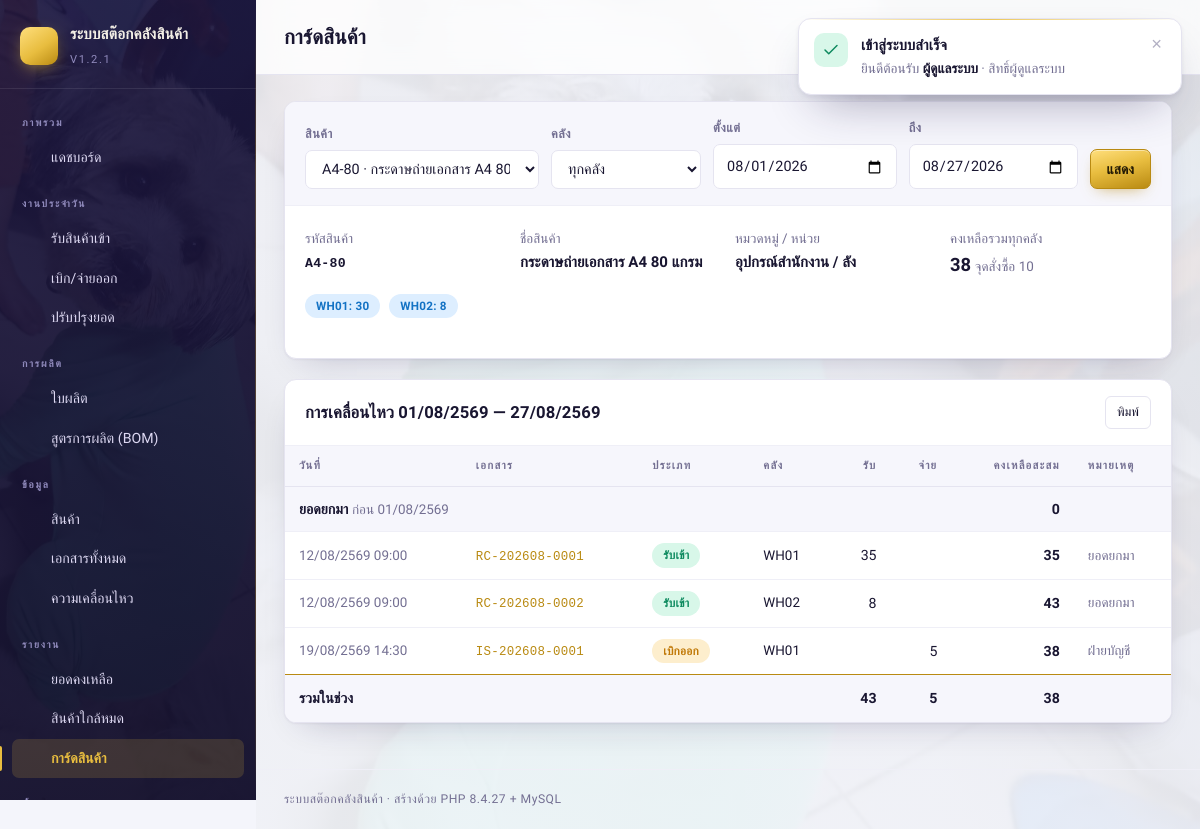
Screenshot of /index.php?p=stock_card (signed in) with the database file from the repository.
### tables this page shows
CREATE TABLE `products` (
  `id` int(10) unsigned NOT NULL AUTO_INCREMENT,
  `sku` varchar(50) NOT NULL,
  `barcode` varchar(50) DEFAULT NULL,
  `name` varchar(200) NOT NULL,
  `product_type` enum('MAT','WIP','FG','PACK','OTHER') NOT NULL DEFAULT 'FG',
  `category_id` int(10) unsigned DEFAULT NULL,
  `unit_id` int(10) unsigned DEFAULT NULL,
  `cost_price` decimal(14,2) NOT NULL DEFAULT '0.00',
  `sell_price` decimal(14,2) NOT NULL DEFAULT '0.00',
  `min_stock` decimal(14,3) NOT NULL DEFAULT '0.000',
  `note` varchar(255) DEFAULT NULL,
  `is_active` tinyint(1) NOT NULL DEFAULT '1',
  `created_at` datetime NOT NULL DEFAULT CURRENT_TIMESTAMP,
  `updated_at` datetime NOT NULL DEFAULT CURRENT_TIMESTAMP ON UPDATE CURRENT_TIMESTAMP,
  PRIMARY KEY (`id`),
  UNIQUE KEY `uq_products_sku` (`sku`),
  KEY `idx_products_barcode` (`barcode`),
  KEY `idx_products_name` (`name`),
  KEY `idx_products_type` (`product_type`),
  KEY `fk_products_category` (`category_id`),
  KEY `fk_products_unit` (`unit_id`),
  CONSTRAINT `fk_products_category` FOREIGN KEY (`category_id`) REFERENCES `categories` (`id`) ON DELETE SET NULL,
  CONSTRAINT `fk_products_unit` FOREIGN KEY (`unit_id`) REFERENCES `units` (`id`) ON DELETE SET NULL
);

CREATE TABLE `categories` (
  `id` int(10) unsigned NOT NULL AUTO_INCREMENT,
  `name` varchar(120) NOT NULL,
  `note` varchar(255) DEFAULT NULL,
  `created_at` datetime NOT NULL DEFAULT CURRENT_TIMESTAMP,
  PRIMARY KEY (`id`),
  UNIQUE KEY `uq_categories_name` (`name`)
);

CREATE TABLE `units` (
  `id` int(10) unsigned NOT NULL AUTO_INCREMENT,
  `name` varchar(50) NOT NULL,
  `created_at` datetime NOT NULL DEFAULT CURRENT_TIMESTAMP,
  PRIMARY KEY (`id`),
  UNIQUE KEY `uq_units_name` (`name`)
);

CREATE TABLE `warehouses` (
  `id` int(10) unsigned NOT NULL AUTO_INCREMENT,
  `code` varchar(20) NOT NULL,
  `name` varchar(120) NOT NULL,
  `address` varchar(255) DEFAULT NULL,
  `is_active` tinyint(1) NOT NULL DEFAULT '1',
  `created_at` datetime NOT NULL DEFAULT CURRENT_TIMESTAMP,
  PRIMARY KEY (`id`),
  UNIQUE KEY `uq_warehouses_code` (`code`)
);

CREATE TABLE `stock_movements` (
  `id` bigint(20) unsigned NOT NULL AUTO_INCREMENT,
  `doc_id` int(10) unsigned DEFAULT NULL,
  `doc_no` varchar(30) NOT NULL,
  `doc_type` enum('IN','OUT','TRANSFER','ADJUST','VOID','PROD') NOT NULL,
  `product_id` int(10) unsigned NOT NULL,
  `warehouse_id` int(10) unsigned NOT NULL,
  `qty_change` decimal(14,3) NOT NULL,
  `balance_after` decimal(14,3) NOT NULL,
  `unit_cost` decimal(14,2) NOT NULL DEFAULT '0.00',
  `note` varchar(255) DEFAULT NULL,
  `user_id` int(10) unsigned DEFAULT NULL,
  `moved_at` datetime NOT NULL DEFAULT CURRENT_TIMESTAMP,
  PRIMARY KEY (`id`),
  KEY `idx_mv_product_time` (`product_id`,`moved_at`),
  KEY `idx_mv_wh` (`warehouse_id`),
  KEY `idx_mv_doc` (`doc_id`),
  CONSTRAINT `fk_mv_doc` FOREIGN KEY (`doc_id`) REFERENCES `stock_docs` (`id`) ON DELETE SET NULL,
  CONSTRAINT `fk_mv_product` FOREIGN KEY (`product_id`) REFERENCES `products` (`id`),
  CONSTRAINT `fk_mv_wh` FOREIGN KEY (`warehouse_id`) REFERENCES `warehouses` (`id`)
);

### index.php (called while the page is built, shortened)
<?php
require_once __DIR__ . '/includes/layout.php';
$page = (string)inp('p', 'dashboard');
$file = __DIR__ . '/pages/' . $page . '.php';
require $file;

### includes/db.php (called while the page is built, shortened)
<?php
function db(): PDO
{
    static $pdo = null;
    if ($pdo instanceof PDO) {
        return $pdo;
    }
    $dsn = sprintf('mysql:host=%s;port=%s;dbname=%s;charset=%s', DB_HOST, DB_PORT, DB_NAME, DB_CHARSET);
    try {
        $pdo = new PDO($dsn, DB_USER, DB_PASS, [
            PDO::ATTR_ERRMODE            => PDO::ERRMODE_EXCEPTION,
            PDO::ATTR_DEFAULT_FETCH_MODE => PDO::FETCH_ASSOC,
            PDO::ATTR_EMULATE_PREPARES   => false,
            PDO::ATTR_STRINGIFY_FETCHES  => false,
        ]);
    } catch (PDOException $e) {
        http_response_code(500);
        db_fail_page($e->getMessage());
    }
    return $pdo;
}
function q(string $sql, array $params = []): PDOStatement
{
    $st = db()->prepare($sql);
    $st->execute($params);
    return $st;
}
function q1(string $sql, array $params = []): ?array
{
    $row = q($sql, $params)->fetch();
    return $row === false ? null : $row;
}
function qa(string $sql, array $params = []): array
{
    return q($sql, $params)->fetchAll();
}
function qv(string $sql, array $params = [], $default = null)
{
    $v = q($sql, $params)->fetchColumn();
    return $v === false ? $default : $v;
}

### pages/stock_card.php (the view, shortened to what this page needs)
<?php
require_once __DIR__ . '/../includes/layout.php';
$pid  = inp_int('id', 0);
$whId = inp_int('wh');
$from = (string)inp('from', date('Y-m-01'));
$to   = (string)inp('to', date('Y-m-d'));
$products = qa('SELECT id, sku, name FROM products ORDER BY sku');
if (!$pid && $products) {
    $pid = (int)$products[0]['id'];
}
$prod = $pid ? q1(
    'SELECT p.*, c.name AS cat_name, u.name AS unit_name
       FROM products p
       LEFT JOIN categories c ON c.id = p.category_id
       LEFT JOIN units u ON u.id = p.unit_id
      WHERE p.id = ?', [$pid]) : null;
$balances = qa(
    'SELECT w.id, w.code, w.name, COALESCE(b.qty,0) AS qty
       FROM warehouses w
       LEFT JOIN stock_balances b ON b.warehouse_id = w.id AND b.product_id = ?
      WHERE w.is_active = 1 ORDER BY w.code', [$pid]);
$totalQty = 0;
foreach ($balances as $b) { $totalQty += (float)$b['qty']; }
$argsB = [$pid, $from];
$whSql = $whId ? ' AND m.warehouse_id = ?' : '';
$opening = (float)qv(
    "SELECT COALESCE(SUM(m.qty_change),0) FROM stock_movements m
      WHERE m.product_id = ? AND DATE(m.moved_at) < ? $whSql", $argsB);
$argsM = [$pid, $from, $to];
$moves = qa(
    "SELECT m.*, w.code AS wh_code, u.fullname
       FROM stock_movements m
       JOIN warehouses w ON w.id = m.warehouse_id
       LEFT JOIN users u ON u.id = m.user_id
      WHERE m.product_id = ? AND DATE(m.moved_at) BETWEEN ? AND ? $whSql
      ORDER BY m.id", $argsM);
$run = $opening;
$sumIn = $sumOut = 0.0;
?>
<div class="card">
  <form method="get" class="filters">
    <label class="grow">สินค้า
      <select name="id" data-autosubmit>
        <?php foreach ($products as $p): ?>
          <option value="<?= (int)$p['id'] ?>" <?= $pid === (int)$p['id'] ? 'selected' : '' ?>>
            <?= h($p['sku'] . ' · ' . $p['name']) ?></option>
        <?php endforeach; ?>
      </select>
    </label>
    <label>คลัง
      <select name="wh">
        <option value="">ทุกคลัง</option>
      </select>
    </label>
    <label>ตั้งแต่ <input type="date" name="from" value="<?= h($from) ?>"></label>
    <label>ถึง <input type="date" name="to" value="<?= h($to) ?>"></label>
    <button class="btn primary">แสดง</button>
  </form>
  <div class="card-body">
    <div class="grid c4" style="gap:14px">
      <div><span class="small muted">รหัสสินค้า</span><div><b><code><?= h($prod['sku']) ?></code></b></div></div>
      <div><span class="small muted">ชื่อสินค้า</span><div><b><?= h($prod['name']) ?></b></div></div>
      <div><span class="small muted">หมวดหมู่ / หน่วย</span>
           <div><b><?= h($prod['cat_name'] ?? '—') ?> / <?= h($prod['unit_name'] ?? '—') ?></b></div></div>
      <div><span class="small muted">คงเหลือรวมทุกคลัง</span>
           <div><b style="font-size:1.15rem"><?= qty_fmt($totalQty) ?></b>
                <span class="muted small">จุดสั่งซื้อ <?= qty_fmt($prod['min_stock']) ?></span></div></div>
    </div>
    <div class="btnrow" style="margin-top:14px">
      <?php foreach ($balances as $b): ?>
        <span class="badge <?= (float)$b['qty'] > 0 ? 'info' : 'muted' ?>">
          <?= h($b['code']) ?>: <?= qty_fmt($b['qty']) ?></span>
      <?php endforeach; ?>
    </div>
  </div>
</div>
<div class="card">
  <div class="card-head"><h2>การเคลื่อนไหว <?= h(thai_date($from)) ?> — <?= h(thai_date($to)) ?></h2>
    <button class="btn sm ghost noprint" onclick="window.print()">พิมพ์</button>
  </div>
  <div class="tablewrap">
    <table class="tbl">
      <thead><tr><th>วันที่</th><th>เอกสาร</th><th>ประเภท</th><th>คลัง</th>
                 <th class="num">รับ</th><th class="num">จ่าย</th><th class="num">คงเหลือสะสม</th><th>หมายเหตุ</th></tr></thead>
      <tbody>
        <tr style="background:var(--surface-2)">
          <td colspan="6"><b>ยอดยกมา</b> <span class="muted small">ก่อน <?= h(thai_date($from)) ?></span></td>
          <td class="num"><b><?= qty_fmt($opening) ?></b></td><td></td>
        </tr>
      <?php foreach ($moves as $m):
        $d    = (float)$m['qty_change'];
        $run += $d;
        if ($d > 0) { $sumIn += $d; } else { $sumOut += -$d; } ?>
        <tr>
          <td class="small muted nowrap"><?= h(thai_date($m['moved_at'], true)) ?></td>
          <td class="nowrap"><?php if ($m['doc_id']): ?>
              <a href="<?= h(url('doc_view', ['id' => $m['doc_id']])) ?>"><code><?= h($m['doc_no']) ?></code></a>
              <?php else: ?><code><?= h($m['doc_no']) ?></code><?php endif; ?></td>
          <td><?= doc_type_badge($m['doc_type']) ?></td>
          <td class="small"><?= h($m['wh_code']) ?></td>
          <td class="num"><?= $d > 0 ? qty_fmt($d) : '' ?></td>
          <td class="num"><?= $d < 0 ? qty_fmt(-$d) : '' ?></td>
          <td class="num"><b><?= qty_fmt($run) ?></b></td>
          <td class="small muted"><?= h($m['note'] ?? '') ?></td>
        </tr>
      <?php endforeach; ?>
      </tbody>
      <tfoot>
        <tr><td colspan="4">รวมในช่วง</td>
            <td class="num"><?= qty_fmt($sumIn) ?></td>
            <td class="num"><?= qty_fmt($sumOut) ?></td>
            <td class="num"><?= qty_fmt($run) ?></td><td></td></tr>
      </tfoot>
    </table>
  </div>
</div>

### includes/helpers.php (shortened to what this page needs)
<?php
function h($v): string
{
    return htmlspecialchars((string)$v, ENT_QUOTES | ENT_SUBSTITUTE, 'UTF-8');
}
function inp(string $key, $default = '', ?array $src = null)
{
    $src = $src ?? $_REQUEST;
    if (!isset($src[$key])) {
        return $default;
    }
    $v = $src[$key];
    return is_string($v) ? trim($v) : $v;
}
function inp_int(string $key, ?int $default = null, ?array $src = null): ?int
{
    $v = inp($key, null, $src);
    if ($v === null || $v === '') {
        return $default;
    }
    return (int)$v;
}
function url(string $page = '', array $params = []): string
{
    $base = BASE_URL . '/index.php';
    if ($page !== '') {
        $params = array_merge(['p' => $page], $params);
    }
    return $params ? $base . '?' . http_build_query($params) : $base;
}
function qty_fmt($v): string
{
    $f = (float)$v;
    $s = number_format($f, 3);
    $s = rtrim(rtrim($s, '0'), '.');
    return $s === '' || $s === '-' ? '0' : $s;
}
function thai_date(?string $date, bool $withTime = false): string
{
    $ts = strtotime($date);
    $y = (int)date('Y', $ts) + 543;
    $s = date('d/m/', $ts) . $y;
    if ($withTime) {
        $s .= ' ' . date('H:i', $ts);
    }
    return $s;
}
function doc_type_label(string $t): string
{
    return [
        'IN'       => 'รับเข้า',
        'OUT'      => 'เบิกออก',
        'TRANSFER' => 'โอนย้าย',
        'ADJUST'   => 'ปรับปรุง',
        'PROD'     => 'ผลิต',
        'VOID'     => 'ยกเลิก',
    ][$t] ?? $t;
}
function doc_type_badge(string $t): string
{
    $cls = [
        'IN'       => 'ok',
        'OUT'      => 'warn',
        'TRANSFER' => 'info',
        'ADJUST'   => 'muted',
        'PROD'     => 'gold',
        'VOID'     => 'danger',
    ][$t] ?? 'muted';
    return '<span class="badge ' . $cls . '">' . h(doc_type_label($t)) . '</span>';
}

### rows the page displays
products: sku "A4-80", name "กระดาษถ่ายเอกสาร A4 80 แกรม", category.name "อุปกรณ์สำนักงาน", unit.name "ลัง", min_stock "10"
warehouses: code "WH01", qty "30"
warehouses: code "WH02", qty "8"
stock_movements: moved_at "12/08/2569 09:00", doc_no "RC-202608-0001", doc_type "รับเข้า", warehouse.code "WH01", qty_change "35", note "ยอดยกมา"
stock_movements: moved_at "12/08/2569 09:00", doc_no "RC-202608-0002", doc_type "รับเข้า", warehouse.code "WH02", qty_change "8", run "43", note "ยอดยกมา"
stock_movements: moved_at "19/08/2569 14:30", doc_no "IS-202608-0001", doc_type "เบิกออก", warehouse.code "WH01", qty_change "5", run "38", note "ฝ่ายบัญชี"

### other values shown
APP_NAME "ระบบสต๊อกคลังสินค้า"
APP_VERSION "1.2.1"
$g['group'] "ภาพรวม"
$it[1] "แดชบอร์ด"
$g['group'] "งานประจำวัน"
$it[1] "รับสินค้าเข้า"
$it[1] "เบิก/จ่ายออก"
$it[1] "ปรับปรุงยอด"
$g['group'] "การผลิต"
$it[1] "ใบผลิต"
$it[1] "สูตรการผลิต (BOM)"
$g['group'] "ข้อมูล"
$it[1] "สินค้า"
$it[1] "เอกสารทั้งหมด"
$it[1] "ความเคลื่อนไหว"
